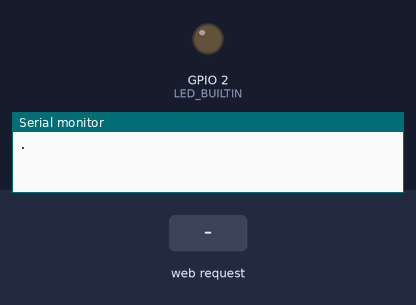
The program below on a simulated ESP8266 (NodeMCU). On the bench: output pins drawn as LEDs (lit = HIGH, except the on-board LED, lit = LOW), the last lines printed to the serial monitor. Inputs (shaded band) come from the test bench. WiFi joins after 1.5 s; servers stay silent unless stated.

Above: at 0.6 s.
At 2.7 s:
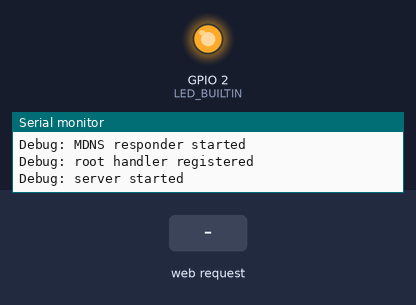
2.8 s: HTTP request GET / received
Timing chart, 0 to 5.8 s (numbered marks = the images above; inputs shaded):
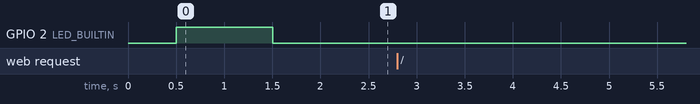

The program:

main.cpp
```cpp
#include <ESP8266WiFi.h>
#include <WiFiClient.h>
#include <ESP8266WebServer.h>
#include <ESP8266mDNS.h>
//#include <TaskManagerIO.h>

#define BAUD 115200
#define DEBUG_ESP_PORT Serial
#define DEBUG_OUTPUT true

const char* ssid = "Vodafone-E25331383";
const char* password = "fk9P2pHbrfNEbCpr";

ESP8266WebServer server(80);
/*
void* wifi_connect(void* arg) {
    while(1) {
        if (WiFi.status() == WL_CONNECTED) {
            digitalWrite(LED_BUILTIN, LOW);
            delay(2500);
            continue;
        }
        while (1) {
            delay(500);
            if (WiFi.status() != WL_CONNECTED) {
                digitalWrite(LED_BUILTIN, HIGH);
                Serial.print(".");
                continue;
            }
            digitalWrite(LED_BUILTIN, LOW);
            Serial.println("");
            Serial.print("Connected to ");
            Serial.println(ssid);
            Serial.print("IP address: ");
            Serial.println(WiFi.localIP());
            break;
        }
    }
}
*/

void handleRoot() {
    DEBUG_ESP_PORT.println("Debug: Request received");
    server.send(200, "text/plain", "I love you my Lilith <3     :3");
    DEBUG_ESP_PORT.println("Debug: Response sent");
}

void setup() {
    Serial.setDebugOutput(true);
    pinMode(LED_BUILTIN, OUTPUT);
    Serial.begin(BAUD);
    WiFi.setHostname("webclient-esp8266");
    WiFi.setAutoConnect(true);
    WiFi.setAutoReconnect(true);
    WiFi.begin((char*) ssid, (char*) password);
    //taskManager.scheduleOnce(1, [] {wifi_connect(NULL);}, TIME_SECONDS);
    while (WiFi.status() != WL_CONNECTED) {
        delay(500);
        digitalWrite(LED_BUILTIN, HIGH);
        Serial.print(".");
    }
    digitalWrite(LED_BUILTIN, LOW);
    Serial.println("");
    Serial.print("Connected to ");
    Serial.println(ssid);
    Serial.print("IP address: ");
    Serial.println(WiFi.localIP());
    MDNS.begin("esp8266");
    DEBUG_ESP_PORT.println("Debug: MDNS responder started");
    server.on("/", HTTP_GET, handleRoot);
    DEBUG_ESP_PORT.println("Debug: root handler registered");
    server.begin();
    DEBUG_ESP_PORT.println("Debug: server started");
}

void loop() {
    server.handleClient();
    MDNS.update();
    //taskManager.runLoop();
}
```
